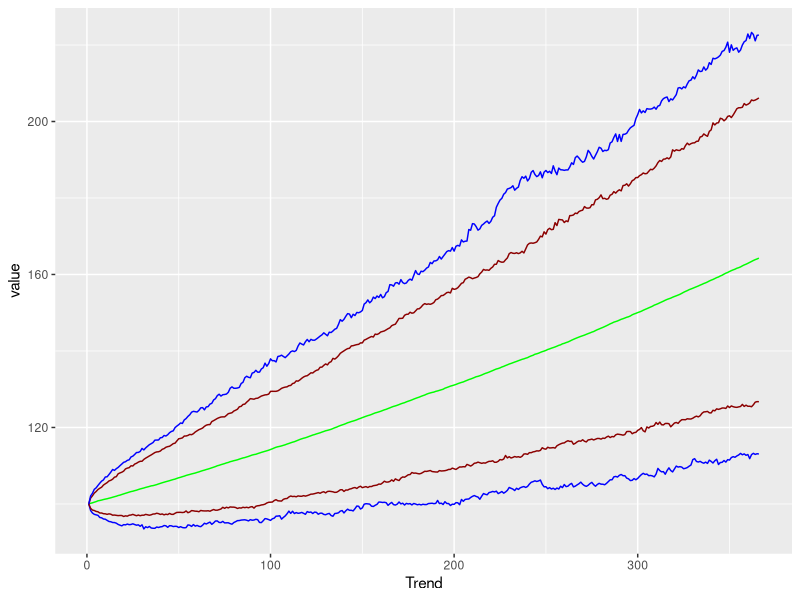

The R source for this figure:
library(tidyverse)

So = 100
volatilidad = 0.15
mu = 0.50
delta_t = 1 / 365
iteraciones = 1000
periodos = 365

matriz_precios = matrix(, periodos + 1, iteraciones)

matriz_precios[1, ] = So

for (i in 1:iteraciones)
  for (j in 2:nrow(matriz_precios))
  {matriz_precios[j, i] =
    matriz_precios[j - 1, i] *
    exp((mu - volatilidad ^ 2 / 2) *
          delta_t +
          volatilidad *
          rnorm(1) *
          sqrt(delta_t))
  }

drift = as_tibble(apply(matriz_precios, 1, mean))

cuantiles = as_tibble(t(apply(matriz_precios, 1, quantile,
                              probs = c(0.01, 0.05, 0.95, 0.99))))


data <- drift %>%
  bind_cols(cuantiles) %>%
  mutate(Trend = seq(1,366))

ggplot(data=data, aes(x=Trend)) +
  geom_line(aes(y=value), color = "green") +
  geom_line(aes(y=`1%`), color = "blue") +
  geom_line(aes(y=`5%`), color = "darkred") +
  geom_line(aes(y=`95%`), color = "darkred") +
  geom_line(aes(y=`99%`), color = "blue")


